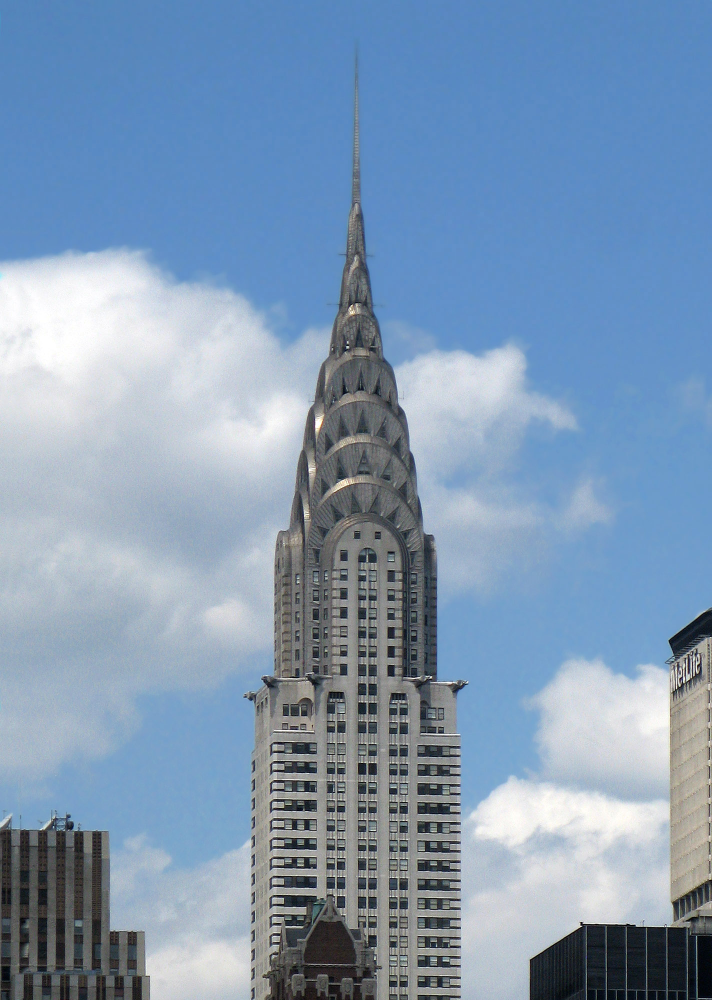
#> input picture Second_Lesson/chrysler.jpg, 1424 x 2000 px (shown at 1/2 size)
$ python chryslerManipulations.py
#> lines starting #> are read from the running program, lines starting #| are printed output that depends on the picture
#!/usr/bin/env python3
# -*- coding: utf-8 -*-
"""
Created on Mon Sep 11 21:55:27 2017

@author: ChrisErnst

Examples below come from "Programming Computer Vision with Python
by Jan Erik Solem
"""

# Chapter 1: Basic Image Handling and Processing

import os
from PIL import Image
from pylab import *
import numpy as np
import matplotlib.pyplot as plt


os.chdir('/Users/ChrisErnst/Development/Python/ComputerVision/Image_Manipulation')

pil_im = array(Image.open('chrysler.jpg'))
#> pil_im is the input picture: shape (2000, 1424, 3); mean R, G, B 128, 152.7, 179.8
# Prepares the image in original form
imshow(pil_im)
# Shows the image in a new window

heat_im = Image.open('chrysler.jpg').convert('L')
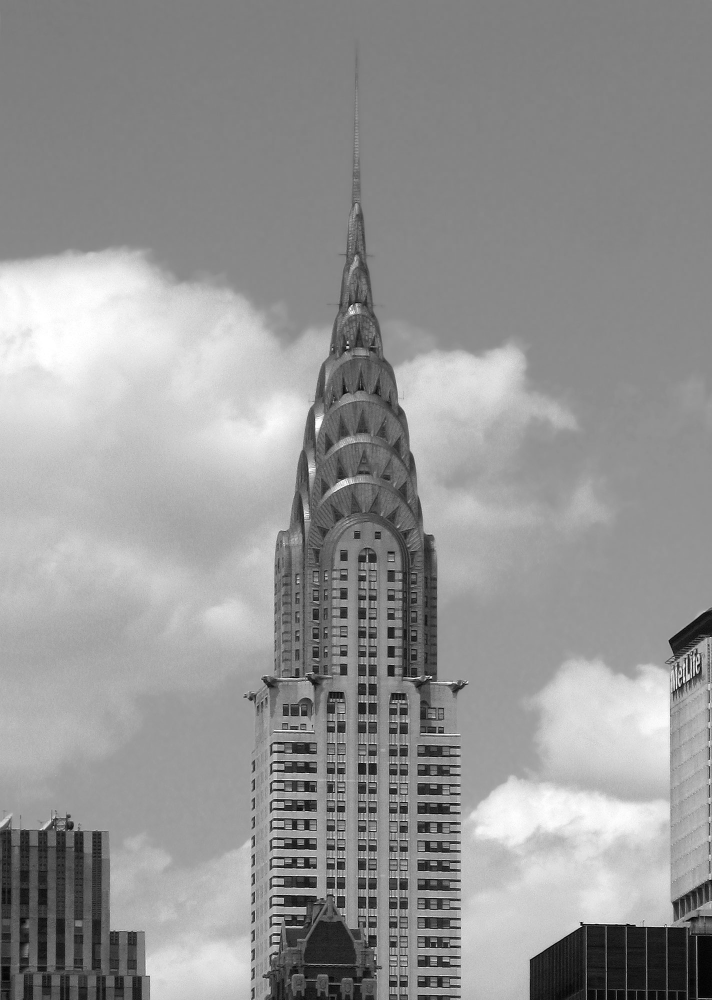
#> heat_im: PIL image 1424x2000 L (shown at 1/2 size); min 0, max 255, mean 148.4
# Converts to heatmap like image
imshow(heat_im)

gray_im = Image.open('chrysler.jpg').convert('LA')
# Converts to grayscale
imshow(gray_im)

gray_im.save('grayChrysler.png')
# Saves gray image as a png

#pil_im.thumbnail((128,128))
# Creates a thumbnail

box = (600,800,800,1000)
#> (the run stopped early here; a loop or call above may not have finished)
